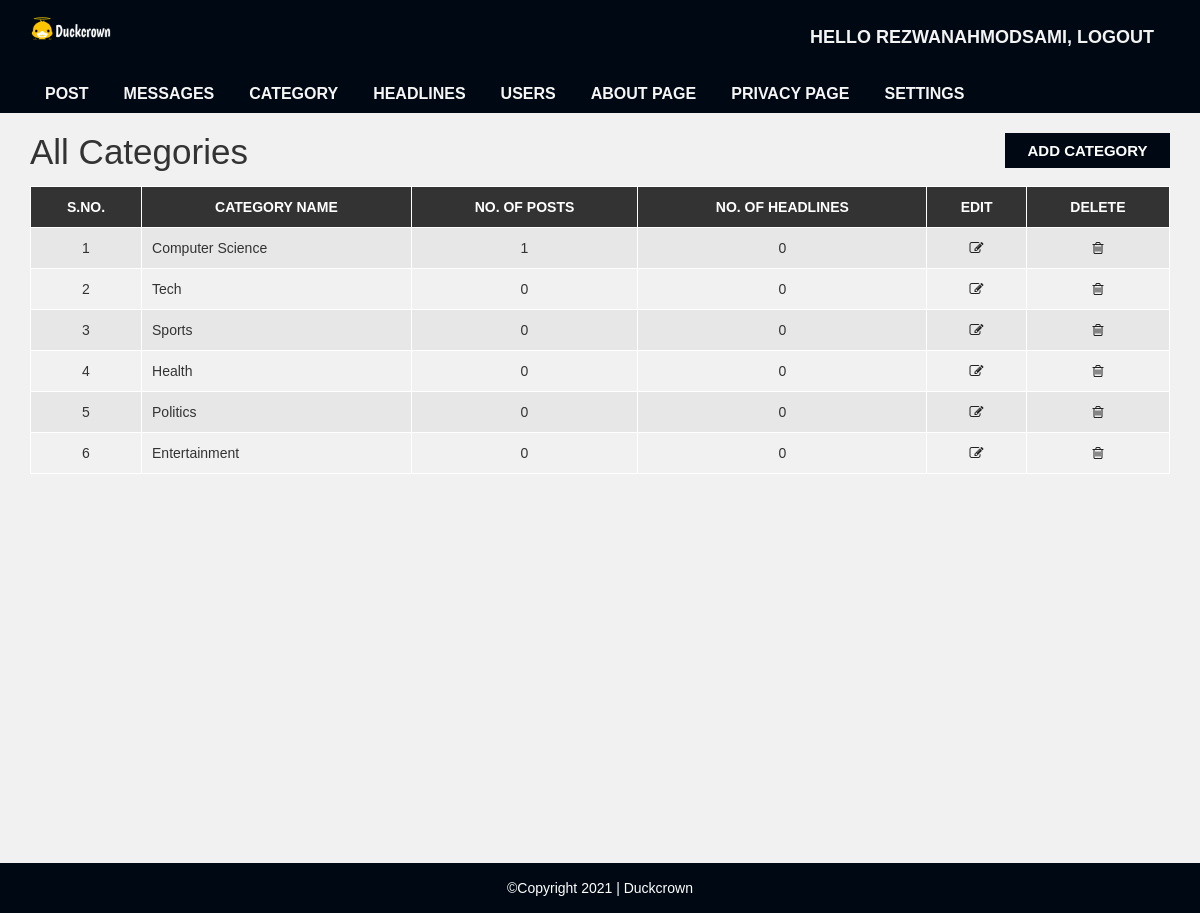
/admin/category.php (signed in), run on the app's committed database.
### tables this page shows
CREATE TABLE `settings` (
  `id` int(11) NOT NULL,
  `websitename` varchar(60) NOT NULL,
  `logo` varchar(50) NOT NULL,
  `footerdesc` varchar(255) NOT NULL
);

CREATE TABLE `category` (
  `category_id` int(11) NOT NULL,
  `category_name` varchar(100) NOT NULL,
  `post` int(11) NOT NULL DEFAULT 0,
  `headline` int(11) NOT NULL
);

### admin/category.php (the view, shortened to what this page needs)
<?php include "header.php"; ?>
<div id="admin-content">
    <div class="container">
        <div class="row">
            <div class="col-md-10">
                <h1 class="admin-heading">All Categories</h1>
            </div>
            <div class="col-md-2">
                <a class="add-new" href="add-category.php">add category</a>
            </div>
            <div class="col-md-12">
              <?php
                include 'config.php';
                  $limit = 10;
                  if(isset($_GET["page"])){
                      $page = $_GET["page"];
                  }
                  else{
                      $page = 1;
                  };
                  $offset = ($page-1)* $limit;
              $sql = "SELECT * FROM  category ORDER BY category_id DESC Limit $offset,$limit";
              $result = mysqli_query($conn, $sql);
              if (mysqli_num_rows($result) > 0) {
                  $table = '<table class="content-table">';
                  $table .= '<thead>
                                  <th>S.No.</th>
                                  <th>Category Name</th>
                                  <th>No. of Posts</th>
                                  <th>No. of Headlines</th>
                                  <th>Edit</th>
                                  <th>Delete</th>
                              </thead>
                              <tbody>';
                    $serial = $offset + 1;
                  while($row = mysqli_fetch_assoc($result)) {
                    $table .= "<tr>
                            <td class='id'>{$serial}</td>
                            <td>{$row["category_name"]}</td>
                            <td>{$row["post"]}</td>
                            <td>{$row["headline"]}</td>
                            <td class='edit'><a href='update-category.php?id={$row['category_id']}' ><i class='fa fa-edit'></i></a></td>
                            <td class='delete'><a href='delete-category.php?id={$row['category_id']}'><i class='fa fa-trash-o'></i></a></td>
                        </tr>";
                        $serial++;
                  }
                  $table .= '</tbody></table>';
                  echo $table;
              } else {
                  echo "<h3>No Results Found.</h3>";
              }
              ?>
            </div>
        </div>
    </div>
</div>
<?php include "footer.php"; ?>

### admin/header.php (shortened to what this page needs)
<!DOCTYPE html>
<html lang="en">
    <head>
        <link rel="stylesheet" href="../css/bootstrap.min.css" />
        <link rel="stylesheet" href="../css/font-awesome.css">
        <link rel="stylesheet" href="../css/style.css">
    </head>
    <body>
        <div id="header-admin">
            <div class="container">
                <div class="row">
                    <div class="col-md-2">
                    <?php
                include "config.php";
                $sql = "SELECT * FROM settings";
                $result = mysqli_query($conn, $sql) or die("Query Failed.");
                if(mysqli_num_rows($result) > 0){
                  while($row = mysqli_fetch_assoc($result)) {
                    if($row['logo'] == ""){
                      echo '<a href="post.php"><h1>'.$row['websitename'].'</h1></a>';
                    }else{
                      echo '<a href="post.php"><img class="logo" src="../images/'. $row['logo'] .'"></a>';
                    }
                  }
                }
                ?>
                    </div>
                    <div class="col-md-offset-6  col-md-4 text-white">
                        <a href="logout.php" class="admin-logout">Hello <?php echo $_SESSION["username"]; ?>, logout</a>
                    </div>
                </div>
            </div>
        </div>
        <div id="admin-menubar">
            <div class="container">
                <div class="row">
                    <div class="col-md-12">
                       <ul class="admin-menu">
                            <li>
                                <a href="post.php">Post</a>
                            </li>
                            <?php
                              if($_SESSION["user_role"] == '1'){
                            ?>
                            <li>
                                <a href="message.php">Messages</a>
                            </li>
                            <li>
                                <a href="category.php">Category</a>
                            </li>
                            <li>
                                <a href="headlines.php">Headlines</a>
                            </li>
                            <li>
                                <a href="users.php">Users</a>
                            </li>
                            <li>
                                <a href="manage-about.php">About Page</a>
                            </li>
                            <li>
                                <a href="manage-privacy.php">Privacy Page</a>
                            </li>
                            <li>
                                <a href="settings.php">Settings</a>
                            </li>
                            <?php
                              }
                            ?>
                        </ul>
                    </div>
                </div>
            </div>
        </div>

### admin/footer.php
<div id ="footer">
    <div class="container">
        <div class="row">
            <div class="col-md-12">
            <?php
                include "config.php";
                $sql = "SELECT * FROM settings";
                $result = mysqli_query($conn, $sql) or die("Query Failed.");
                if(mysqli_num_rows($result) > 0){
                  while($row = mysqli_fetch_assoc($result)) {
              ?>
                <span><?php echo $row['footerdesc']; ?></span>
              <?php
                }
              }
              ?>
            </div>
        </div>
    </div>
</div>
</body>
</html>

### css/style.css (style rules this page uses)
body { background: #f1f1f1; font-family: sans-serif,arial,Helvetica; }
a, a:hover, a:focus { text-decoration: none; outline: none; }
ul { margin:0; padding:0; list-style:none; }
img.logo { width: 50%; height: auto; display: block; }
#header-admin { background-color: #000913; padding: 15px 0; }
#header-admin .admin-logout { margin: 10px 0; color: rgb(243, 243, 243); font-size: 18px; font-weight: 600; text-transform: uppercase; display: inline-block; }
#admin-menubar { background-color: #000913; }
#admin-menubar .admin-menu { font-size: 0; }
#admin-menubar .admin-menu li { display: inline-block; margin: 0 5px 0 0; }
#admin-menubar .admin-menu li a { color: #f6f6f6; font-size: 16px; font-weight: 600; text-transform: uppercase; padding: 7px 15px; display: block; transition: all 0.3s; }
#admin-content { padding: 20px 0; min-height: 750px; }
#admin-content .admin-heading { font-size: 35px; margin: 0 0 15px; }
#admin-content .add-new { color: #fff; background-color: #000913; font-size: 15px; font-weight: 600; text-align: center; text-transform: uppercase; padding: 7px 10px; display: block; transition: all 0.3s; }
#admin-content .content-table { border: 1px solid #000; width: 100%; margin: 0 0 20px; }
#admin-content .content-table thead { color: #fff; background-color: #333; }
#admin-content .content-table th { padding: 10px; border: 1px solid #fff; font-weight: 600; text-align: center; text-transform: uppercase; }
#admin-content .content-table tbody { color: #333; }
#admin-content .content-table tbody tr { background-color: #e7e7e7; }
#admin-content .content-table tbody tr:nth-child(even) { background-color: transparent; }
#admin-content .content-table tbody td { padding: 10px; border: 1px solid #fff; text-align: center; }
#admin-content .content-table tbody td:nth-child(2) { text-align: left; }
.id, .edit, .delete { text-align:center; }
.text-white { color:rgb(255, 255, 255); }
i.fa { color:#222; }
#footer { color: #fff; padding:15px 0; text-align:center; background-color:#000913; }

### data on the page
settings: logo (picture), footerdesc "©Copyright 2021 | Duckcrown"
category: category_name "Computer Science", post "1", headline "0"
category: category_name "Tech", post "0", headline "0"
category: category_name "Sports", post "0", headline "0"
category: category_name "Health", post "0", headline "0"
category: category_name "Politics", post "0", headline "0"
category: category_name "Entertainment", post "0", headline "0"

### other printed values
$_SESSION["username"] "REZWANAHMODSAMI"
